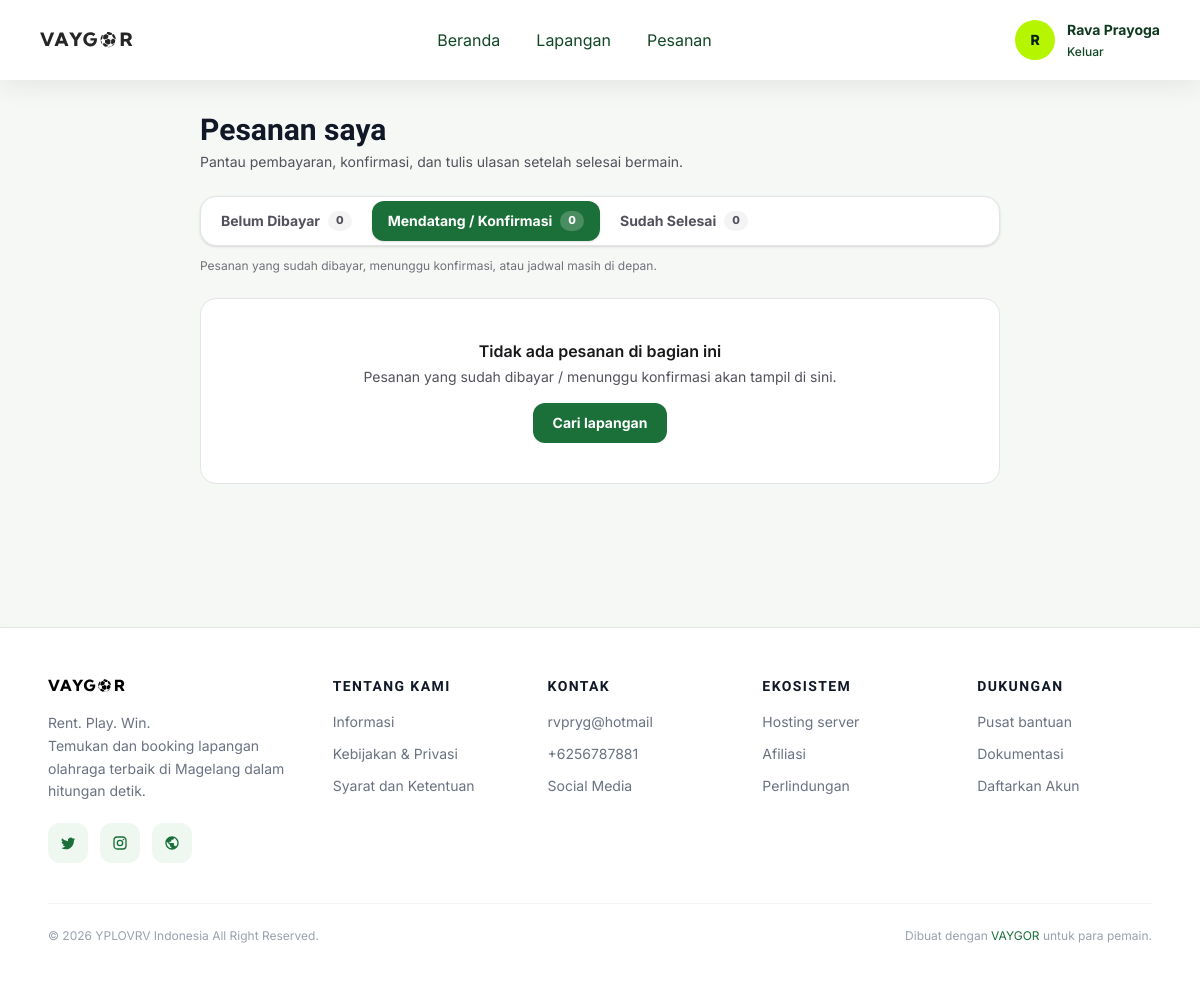
The app's page /index.php?p=pesanan&tab=upcoming (signed in), older data.
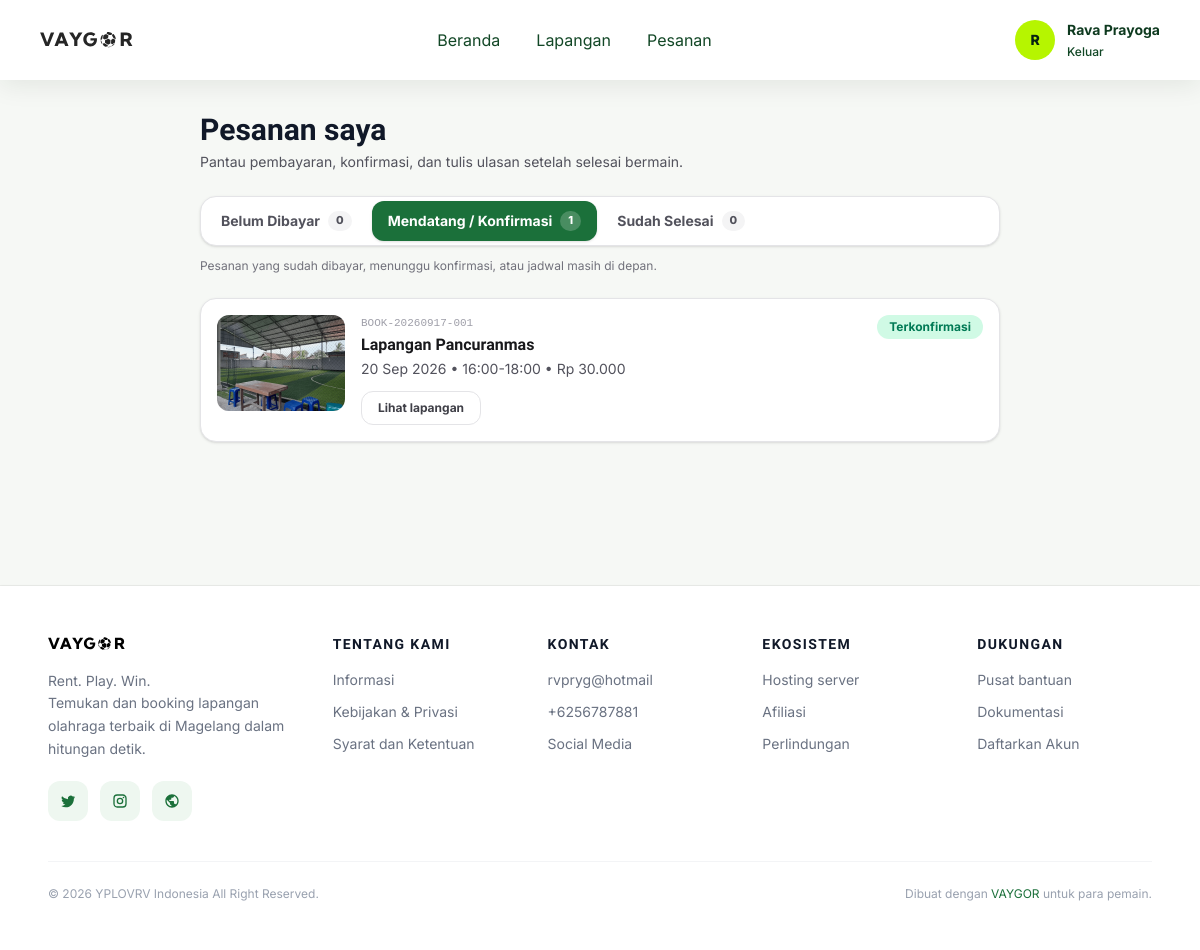
The same page, newer data.
### tables this page shows
CREATE TABLE `bookings` (
  `id` int UNSIGNED NOT NULL,
  `booking_code` varchar(30) NOT NULL,
  `id_user` int UNSIGNED NOT NULL,
  `id_field` int UNSIGNED NOT NULL,
  `booking_date` date NOT NULL,
  `start_time` time NOT NULL,
  `end_time` time NOT NULL,
  `total_price` decimal(12,2) NOT NULL,
  `status` enum('pending','confirmed','completed','cancelled') NOT NULL DEFAULT 'pending',
  `rate_service` int NOT NULL,
  `rate_comfort` int NOT NULL,
  `rate_place` int NOT NULL,
  `review` varchar(100) NOT NULL DEFAULT ''
);

CREATE TABLE `fields` (
  `id` int UNSIGNED NOT NULL,
  `name` varchar(100) NOT NULL,
  `location` varchar(255) NOT NULL,
  `description` text,
  `capacity` int DEFAULT '10',
  `price` decimal(12,2) NOT NULL DEFAULT '0.00',
  `image` varchar(255) DEFAULT NULL
);

### pages/pesanan.php (the view, shortened to what the changed rows need)
<?php
$uid = (int) $_SESSION['id'];
$TABS = [
    'unpaid'   => ['label' => 'Belum Dibayar',                  'desc' => 'Pesanan yang pembayarannya belum diselesaikan.'],
    'upcoming' => ['label' => 'Mendatang / Konfirmasi',          'desc' => 'Pesanan yang sudah dibayar, menunggu konfirmasi, atau jadwal masih di depan.'],
    'done'     => ['label' => 'Sudah Selesai',                   'desc' => 'Pesanan yang sudah selesai dimainkan atau dibatalkan.'],
];
$tab = (isset($_GET['tab']) && isset($TABS[$_GET['tab']])) ? $_GET['tab'] : 'unpaid';
function vaygor_tab_cond(string $t): string
{
    switch ($t) {
        case 'upcoming':
            return "b.status IN ('pending','confirmed') AND p.payment_status IN ('pending','paid')";
    }
}
function vaygor_pay_sub(): string
{
    return "LEFT JOIN payments p ON p.id = (SELECT p2.id FROM payments p2 WHERE p2.booking_id = b.id ORDER BY p2.id DESC LIMIT 1)";
}
$perPage = 5;
$page = max(1, (int) ($_GET['hal'] ?? 1));
$counts = ['unpaid' => 0, 'upcoming' => 0, 'done' => 0];
try {
    $pat = "SELECT b.status, p.payment_status FROM bookings b %s WHERE b.id_user=?";
    $union = sprintf($pat, vaygor_pay_sub()) . " AND b.status <> 'cancelled' AND p.payment_status IN ('unpaid','failed')
        UNION ALL
        SELECT b.status, p.payment_status FROM bookings b " . vaygor_pay_sub() . " WHERE b.id_user=? AND b.status IN ('pending','confirmed') AND p.payment_status IN ('pending','paid')
        UNION ALL
        SELECT b.status, p.payment_status FROM bookings b " . vaygor_pay_sub() . " WHERE b.id_user=? AND b.status IN ('completed','cancelled')";
    $qq = $conn->prepare($union);
    $qq->bind_param('iii', $uid, $uid, $uid);
    $qq->execute();
    $tmpCounts = ['unpaid' => 0, 'upcoming' => 0, 'done' => 0];
    $qr = $qq->get_result();
    while ($cc = $qr->fetch_assoc()) {
        if ($cc['status'] !== 'cancelled' && in_array($cc['payment_status'], ['unpaid', 'failed'], true)) {
            $tmpCounts['unpaid']++;
        } elseif (in_array($cc['status'], ['pending', 'confirmed'], true) && in_array($cc['payment_status'], ['pending', 'paid'], true)) {
            $tmpCounts['upcoming']++;
        } elseif (in_array($cc['status'], ['completed', 'cancelled'], true)) {
            $tmpCounts['done']++;
        }
    }
    $counts = $tmpCounts;
} catch (Throwable $e) {
}
$total = $counts[$tab] ?? 0;
$totalPages = max(1, (int) ceil($total / $perPage));
$page = min($page, $totalPages);
$offset = max(0, ($page - 1) * $perPage);
$cond = vaygor_tab_cond($tab);
$feed = "FROM bookings b
    JOIN fields f ON f.id = b.id_field
    " . vaygor_pay_sub() . "
    WHERE b.id_user = ? AND " . $cond;
$rows = [];
$dbErr = '';
try {
    $stmt = $conn->prepare("SELECT b.id, b.booking_code, b.booking_date, b.start_time, b.end_time, b.total_price,
        b.status, b.rate_service, b.rate_comfort, b.rate_place, b.review,
        b.id_field AS fid, f.name AS venue_name, f.image AS venue_image,
        p.payment_status, p.payment_date, p.amount AS payment_amount
        $feed
        ORDER BY b.booking_date DESC, b.start_time DESC
        LIMIT ? OFFSET ?");
    $stmt->bind_param('iii', $uid, $perPage, $offset);
    $stmt->execute();
    $res = $stmt->get_result();
    while ($r = $res->fetch_assoc()) $rows[] = $r;
} catch (Throwable $e) {
    $dbErr = 'Gagal memuat pesanan. Coba lagi.';
}
function fmtRp($n)
{
    return 'Rp ' . number_format((float) $n, 0, ',', '.');
}
function vaygor_badge(string $status, ?string $pay): array
{
    if ($pay === 'paid') {
        return $status === 'pending'
            ? ['Menunggu konfirmasi', 'bg-amber-100 text-amber-700']
            : ['Terkonfirmasi', 'bg-emerald-100 text-emerald-700'];
    }
    return ['Belum dibayar', 'bg-red-100 text-red-700'];
}
function vaygor_tab_href(string $t, int $pg): string
{
    $parts = ['index.php?p=pesanan'];
    $parts[] = 'tab=' . $t;
    return implode('&', $parts);
}
function vaygor_order_img(string $name): string
{
    if ($name !== '') {
        if (file_exists(__DIR__ . '/../assets/uploads/' . $name)) return 'assets/uploads/' . $name;
    }
    return 'assets/images/lapangan.png';
}
?>
<div class="pt-20">
  <div class="mx-auto max-w-4xl px-6 sm:px-8 lg:px-12 py-8 pb-24 lg:pb-12">
    <h1 class="font-spartan text-2xl sm:text-3xl font-extrabold">Pesanan saya</h1>
    <div class="mt-6 flex gap-1 overflow-x-auto rounded-2xl border border-zinc-200 bg-white p-1 shadow-sm">
      <?php foreach ($TABS as $key => $t): ?>
        <?php $active = $key === $tab; ?>
        <a href="<?php echo htmlspecialchars(vaygor_tab_href($key, 1), ENT_QUOTES, 'UTF-8'); ?>"
           class="flex flex-shrink-0 items-center gap-2 rounded-xl px-4 py-2.5 text-sm font-bold transition <?php echo $active ? 'bg-vaygor-600 text-white shadow' : 'text-zinc-600 hover:bg-vaygor-50 hover:text-vaygor-700'; ?>">
          <span><?php echo htmlspecialchars($t['label'], ENT_QUOTES, 'UTF-8'); ?></span>
          <span class="rounded-full px-2 py-0.5 text-[11px] font-extrabold <?php echo $active ? 'bg-white/20 text-white' : 'bg-zinc-100 text-zinc-600'; ?>"><?php echo (int) ($counts[$key] ?? 0); ?></span>
        </a>
      <?php endforeach; ?>
    </div>
    <?php if ($dbErr !== ''): ?>
      <div role="alert" class="mt-6 rounded-xl border border-red-200 bg-red-50 px-4 py-3 text-sm text-red-700"><?php echo htmlspecialchars($dbErr, ENT_QUOTES, 'UTF-8'); ?></div>
    <?php elseif ($total === 0): ?>
      <div class="mt-6 rounded-2xl border border-zinc-200 bg-white p-10 text-center">
        <p class="font-semibold text-zinc-900">Tidak ada pesanan di bagian ini</p>
        <?php if ($tab === 'unpaid'): ?>
          <p class="mt-1 text-sm text-zinc-600">Pesanan baru yang belum dibayar akan tampil di sini.</p>
        <?php elseif ($tab === 'upcoming'): ?>
          <p class="mt-1 text-sm text-zinc-600">Pesanan yang sudah dibayar / menunggu konfirmasi akan tampil di sini.</p>
        <?php else: ?>
          <p class="mt-1 text-sm text-zinc-600">Pesanan yang sudah selesai atau dibatalkan akan tampil di sini.</p>
        <?php endif; ?>
        <a href="index.php?p=browse" class="mt-4 inline-flex rounded-xl bg-vaygor-600 px-5 py-2.5 text-sm font-bold text-white hover:bg-vaygor-700">Cari lapangan</a>
      </div>
    <?php else: ?>
      <div class="mt-6 space-y-3">
        <?php foreach ($rows as $r): ?>
          <?php
            [$badgeTxt, $badgeCls] = vaygor_badge($r['status'], $r['payment_status']);
          ?>
          <div class="flex flex-col gap-4 rounded-2xl border border-zinc-200 bg-white p-4 shadow-sm sm:flex-row sm:items-start">
            <a href="index.php?p=produk&id=<?php echo (int) $r['fid']; ?>" class="block h-24 w-full flex-shrink-0 overflow-hidden rounded-xl bg-zinc-100 sm:w-32">
              <img src="<?php echo htmlspecialchars(vaygor_order_img((string) $r['venue_image']), ENT_QUOTES, 'UTF-8'); ?>" alt="<?php echo htmlspecialchars($r['venue_name'], ENT_QUOTES, 'UTF-8'); ?>" class="h-full w-full object-cover" loading="lazy">
            </a>
            <div class="min-w-0 flex-1">
              <div class="flex flex-wrap items-start justify-between gap-2">
                <div class="min-w-0">
                  <p class="font-mono text-[11px] text-zinc-400"><?php echo htmlspecialchars($r['booking_code'], ENT_QUOTES, 'UTF-8'); ?></p>
                  <a href="index.php?p=produk&id=<?php echo (int) $r['fid']; ?>" class="font-spartan text-base font-bold text-zinc-900 hover:text-vaygor-700">
                    <?php echo htmlspecialchars($r['venue_name'], ENT_QUOTES, 'UTF-8'); ?>
                  </a>
                  <p class="mt-0.5 text-sm text-zinc-600">
                    <?php echo htmlspecialchars(date('d M Y', strtotime($r['booking_date'])), ENT_QUOTES, 'UTF-8'); ?>
                    • <?php echo htmlspecialchars(substr($r['start_time'], 0, 5), ENT_QUOTES, 'UTF-8'); ?>-<?php echo htmlspecialchars(substr($r['end_time'], 0, 5), ENT_QUOTES, 'UTF-8'); ?>
                    • <?php echo htmlspecialchars(fmtRp($r['total_price']), ENT_QUOTES, 'UTF-8'); ?>
                  </p>
                </div>
                <span class="flex-shrink-0 rounded-full px-3 py-1 text-xs font-bold <?php echo htmlspecialchars($badgeCls, ENT_QUOTES, 'UTF-8'); ?>"><?php echo htmlspecialchars($badgeTxt, ENT_QUOTES, 'UTF-8'); ?></span>
              </div>
              <div class="mt-3 flex flex-wrap items-center gap-2">
                <a href="index.php?p=produk&id=<?php echo (int) $r['fid']; ?>" class="rounded-xl border border-zinc-200 bg-white px-4 py-2 text-xs font-bold text-zinc-700 hover:border-vaygor-600 hover:text-vaygor-700">Lihat lapangan</a>
              </div>
            </div>
          </div>
        <?php endforeach; ?>
      </div>
    <?php endif; ?>
  </div>
</div>

Row changes from the older to the newer data that the page shows:
now on this page (row edited): bookings: id_field.image (picture), booking_code "BOOK-20260917-001", id_field.name "Lapangan Pancuranmas", booking_date "20 Sep 2026", start_time "16:00", end_time "18:00", total_price "Rp 30.000", badgeTxt "Terkonfirmasi"
Text that changed along with them:
new list line: "Mendatang / Konfirmasi 1"
list line gone: "Mendatang / Konfirmasi 0"
text no longer shown: "Tidak ada pesanan di bagian ini Pesanan yang sudah dibayar / menunggu konfirmasi akan tampil di sini. Cari lapangan"
